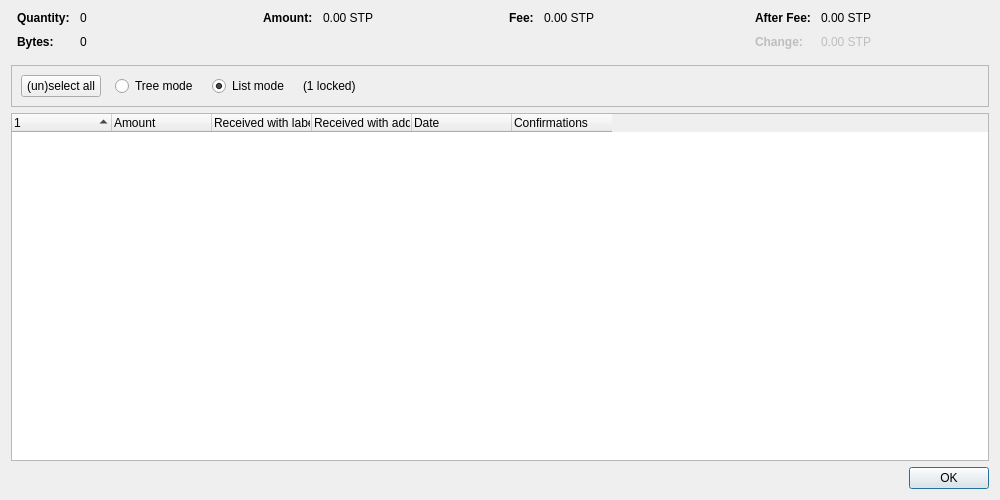
<?xml version="1.0" encoding="UTF-8"?>
<ui version="4.0">
 <class>CoinControlDialog</class>
 <widget class="QDialog" name="CoinControlDialog">
  <property name="geometry">
   <rect>
    <x>0</x>
    <y>0</y>
    <width>1000</width>
    <height>500</height>
   </rect>
  </property>
  <property name="windowTitle">
   <string>Coin Selection</string>
  </property>
  <layout class="QVBoxLayout" name="verticalLayout">
   <item>
    <layout class="QHBoxLayout" name="horizontalLayoutTop" stretch="0,0,0,0">
     <property name="topMargin">
      <number>0</number>
     </property>
     <property name="bottomMargin">
      <number>10</number>
     </property>
     <item>
      <layout class="QFormLayout" name="formLayoutCoinControl1">
       <property name="labelAlignment">
        <set>Qt::AlignLeft|Qt::AlignVCenter</set>
       </property>
       <property name="horizontalSpacing">
        <number>10</number>
       </property>
       <property name="verticalSpacing">
        <number>10</number>
       </property>
       <property name="leftMargin">
        <number>6</number>
       </property>
       <property name="rightMargin">
        <number>6</number>
       </property>
       <item row="0" column="0">
        <widget class="QLabel" name="labelCoinControlQuantityText">
         <property name="font">
          <font>
           <weight>75</weight>
           <bold>true</bold>
          </font>
         </property>
         <property name="text">
          <string>Quantity:</string>
         </property>
        </widget>
       </item>
       <item row="0" column="1">
        <widget class="QLabel" name="labelCoinControlQuantity">
         <property name="cursor">
          <cursorShape>IBeamCursor</cursorShape>
         </property>
         <property name="contextMenuPolicy">
          <enum>Qt::ActionsContextMenu</enum>
         </property>
         <property name="text">
          <string notr="true">0</string>
         </property>
         <property name="textInteractionFlags">
          <set>Qt::LinksAccessibleByMouse|Qt::TextSelectableByKeyboard|Qt::TextSelectableByMouse</set>
         </property>
        </widget>
       </item>
       <item row="1" column="0">
        <widget class="QLabel" name="labelCoinControlBytesText">
         <property name="font">
          <font>
           <weight>75</weight>
           <bold>true</bold>
          </font>
         </property>
         <property name="text">
          <string>Bytes:</string>
         </property>
        </widget>
       </item>
       <item row="1" column="1">
        <widget class="QLabel" name="labelCoinControlBytes">
         <property name="cursor">
          <cursorShape>IBeamCursor</cursorShape>
         </property>
         <property name="contextMenuPolicy">
          <enum>Qt::ActionsContextMenu</enum>
         </property>
         <property name="text">
          <string notr="true">0</string>
         </property>
         <property name="textInteractionFlags">
          <set>Qt::LinksAccessibleByMouse|Qt::TextSelectableByKeyboard|Qt::TextSelectableByMouse</set>
         </property>
        </widget>
       </item>
      </layout>
     </item>
     <item>
      <layout class="QFormLayout" name="formLayoutCoinControl2">
       <property name="horizontalSpacing">
        <number>10</number>
       </property>
       <property name="verticalSpacing">
        <number>10</number>
       </property>
       <property name="leftMargin">
        <number>6</number>
       </property>
       <property name="rightMargin">
        <number>6</number>
       </property>
       <item row="0" column="0">
        <widget class="QLabel" name="labelCoinControlAmountText">
         <property name="font">
          <font>
           <weight>75</weight>
           <bold>true</bold>
          </font>
         </property>
         <property name="text">
          <string>Amount:</string>
         </property>
        </widget>
       </item>
       <item row="0" column="1">
        <widget class="QLabel" name="labelCoinControlAmount">
         <property name="cursor">
          <cursorShape>IBeamCursor</cursorShape>
         </property>
         <property name="contextMenuPolicy">
          <enum>Qt::ActionsContextMenu</enum>
         </property>
         <property name="text">
          <string notr="true">0.00 STP</string>
         </property>
         <property name="textInteractionFlags">
          <set>Qt::LinksAccessibleByMouse|Qt::TextSelectableByKeyboard|Qt::TextSelectableByMouse</set>
         </property>
        </widget>
       </item>
      </layout>
     </item>
     <item>
      <layout class="QFormLayout" name="formLayoutCoinControl3">
       <property name="horizontalSpacing">
        <number>10</number>
       </property>
       <property name="verticalSpacing">
        <number>10</number>
       </property>
       <property name="leftMargin">
        <number>6</number>
       </property>
       <property name="rightMargin">
        <number>6</number>
       </property>
       <item row="0" column="0">
        <widget class="QLabel" name="labelCoinControlFeeText">
         <property name="font">
          <font>
           <weight>75</weight>
           <bold>true</bold>
          </font>
         </property>
         <property name="text">
          <string>Fee:</string>
         </property>
        </widget>
       </item>
       <item row="0" column="1">
        <widget class="QLabel" name="labelCoinControlFee">
         <property name="cursor">
          <cursorShape>IBeamCursor</cursorShape>
         </property>
         <property name="contextMenuPolicy">
          <enum>Qt::ActionsContextMenu</enum>
         </property>
         <property name="text">
          <string notr="true">0.00 STP</string>
         </property>
         <property name="textInteractionFlags">
          <set>Qt::LinksAccessibleByMouse|Qt::TextSelectableByKeyboard|Qt::TextSelectableByMouse</set>
         </property>
        </widget>
       </item>
      </layout>
     </item>
     <item>
      <layout class="QFormLayout" name="formLayoutCoinControl4">
       <property name="labelAlignment">
        <set>Qt::AlignLeft|Qt::AlignVCenter</set>
       </property>
       <property name="horizontalSpacing">
        <number>10</number>
       </property>
       <property name="verticalSpacing">
        <number>10</number>
       </property>
       <property name="leftMargin">
        <number>6</number>
       </property>
       <property name="rightMargin">
        <number>6</number>
       </property>
       <item row="0" column="0">
        <widget class="QLabel" name="labelCoinControlAfterFeeText">
         <property name="font">
          <font>
           <weight>75</weight>
           <bold>true</bold>
          </font>
         </property>
         <property name="text">
          <string>After Fee:</string>
         </property>
        </widget>
       </item>
       <item row="0" column="1">
        <widget class="QLabel" name="labelCoinControlAfterFee">
         <property name="cursor">
          <cursorShape>IBeamCursor</cursorShape>
         </property>
         <property name="contextMenuPolicy">
          <enum>Qt::ActionsContextMenu</enum>
         </property>
         <property name="text">
          <string notr="true">0.00 STP</string>
         </property>
         <property name="textInteractionFlags">
          <set>Qt::LinksAccessibleByMouse|Qt::TextSelectableByKeyboard|Qt::TextSelectableByMouse</set>
         </property>
        </widget>
       </item>
       <item row="1" column="0">
        <widget class="QLabel" name="labelCoinControlChangeText">
         <property name="enabled">
          <bool>false</bool>
         </property>
         <property name="font">
          <font>
           <weight>75</weight>
           <bold>true</bold>
          </font>
         </property>
         <property name="text">
          <string>Change:</string>
         </property>
        </widget>
       </item>
       <item row="1" column="1">
        <widget class="QLabel" name="labelCoinControlChange">
         <property name="enabled">
          <bool>false</bool>
         </property>
         <property name="cursor">
          <cursorShape>IBeamCursor</cursorShape>
         </property>
         <property name="contextMenuPolicy">
          <enum>Qt::ActionsContextMenu</enum>
         </property>
         <property name="text">
          <string notr="true">0.00 STP</string>
         </property>
         <property name="textInteractionFlags">
          <set>Qt::LinksAccessibleByMouse|Qt::TextSelectableByKeyboard|Qt::TextSelectableByMouse</set>
         </property>
        </widget>
       </item>
      </layout>
     </item>
    </layout>
   </item>
   <item>
    <widget class="QFrame" name="frame">
     <property name="minimumSize">
      <size>
       <width>0</width>
       <height>40</height>
      </size>
     </property>
     <property name="frameShape">
      <enum>QFrame::StyledPanel</enum>
     </property>
     <property name="frameShadow">
      <enum>QFrame::Sunken</enum>
     </property>
     <layout class="QHBoxLayout" name="horizontalLayout">
      <item>
       <layout class="QHBoxLayout" name="horizontalLayoutPanel" stretch="0,0,0,0,0">
        <property name="spacing">
         <number>14</number>
        </property>
        <item>
         <widget class="QPushButton" name="pushButtonSelectAll">
          <property name="sizePolicy">
           <sizepolicy hsizetype="Maximum" vsizetype="Fixed">
            <horstretch>0</horstretch>
            <verstretch>0</verstretch>
           </sizepolicy>
          </property>
          <property name="text">
           <string>(un)select all</string>
          </property>
          <property name="autoDefault">
           <bool>false</bool>
          </property>
         </widget>
        </item>
        <item>
         <widget class="QRadioButton" name="radioTreeMode">
          <property name="sizePolicy">
           <sizepolicy hsizetype="Maximum" vsizetype="Fixed">
            <horstretch>0</horstretch>
            <verstretch>0</verstretch>
           </sizepolicy>
          </property>
          <property name="text">
           <string>Tree mode</string>
          </property>
         </widget>
        </item>
        <item>
         <widget class="QRadioButton" name="radioListMode">
          <property name="sizePolicy">
           <sizepolicy hsizetype="Maximum" vsizetype="Fixed">
            <horstretch>0</horstretch>
            <verstretch>0</verstretch>
           </sizepolicy>
          </property>
          <property name="text">
           <string>List mode</string>
          </property>
          <property name="checked">
           <bool>true</bool>
          </property>
         </widget>
        </item>
        <item>
         <widget class="QLabel" name="labelLocked">
          <property name="text">
           <string notr="true">(1 locked)</string>
          </property>
         </widget>
        </item>
        <item>
         <spacer name="horizontalSpacer">
          <property name="orientation">
           <enum>Qt::Horizontal</enum>
          </property>
          <property name="sizeHint" stdset="0">
           <size>
            <width>40</width>
            <height>20</height>
           </size>
          </property>
         </spacer>
        </item>
       </layout>
      </item>
     </layout>
    </widget>
   </item>
   <item>
    <widget class="CoinControlTreeWidget" name="treeWidget">
     <property name="contextMenuPolicy">
      <enum>Qt::CustomContextMenu</enum>
     </property>
     <property name="sortingEnabled">
      <bool>false</bool>
     </property>
     <property name="columnCount">
      <number>6</number>
     </property>
     <attribute name="headerShowSortIndicator" stdset="0">
      <bool>true</bool>
     </attribute>
     <attribute name="headerStretchLastSection">
      <bool>false</bool>
     </attribute>
     <column>
      <property name="text">
       <string/>
      </property>
     </column>
     <column>
      <property name="text">
       <string>Amount</string>
      </property>
     </column>
     <column>
      <property name="text">
       <string>Received with label</string>
      </property>
     </column>
     <column>
      <property name="text">
       <string>Received with address</string>
      </property>
     </column>
     <column>
      <property name="text">
       <string>Date</string>
      </property>
     </column>
     <column>
      <property name="text">
       <string>Confirmations</string>
      </property>
      <property name="toolTip">
       <string>Confirmed</string>
      </property>
     </column>
     <column>
      <property name="text">
       <string/>
      </property>
     </column>
     <column>
      <property name="text">
       <string/>
      </property>
     </column>
     <column>
      <property name="text">
       <string/>
      </property>
     </column>
     <column>
      <property name="text">
       <string/>
      </property>
     </column>
    </widget>
   </item>
   <item>
    <widget class="QDialogButtonBox" name="buttonBox">
     <property name="orientation">
      <enum>Qt::Horizontal</enum>
     </property>
     <property name="standardButtons">
      <set>QDialogButtonBox::Ok</set>
     </property>
    </widget>
   </item>
  </layout>
 </widget>
 <customwidgets>
  <customwidget>
   <class>CoinControlTreeWidget</class>
   <extends>QTreeWidget</extends>
   <header>qt/coincontroltreewidget.h</header>
  </customwidget>
 </customwidgets>
 <resources/>
 <connections/>
</ui>
